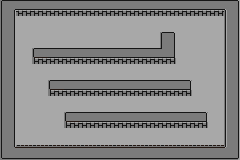

Tiled map render using the project's own tile images. Description and the whole map definition, tile-layer contents included, below:
An orthogonal 15x10 tile map with 16x16 px tiles, 1 tile layer (floor).

<map version="1.4" tiledversion="1.4.1" orientation="orthogonal" renderorder="right-down" width="15" height="10" tilewidth="16" tileheight="16" infinite="0" nextlayerid="2" nextobjectid="1">
 <tileset firstgid="1" name="tiles" tilewidth="16" tileheight="16" tilecount="16" columns="4">
  <image source="../../images/tilesets/tiles.png" width="64" height="64" />
 </tileset>
 <layer id="1" name="floor" width="15" height="10">
  <data encoding="csv">
1,2,2,2,2,2,2,2,2,2,2,2,2,2,3,
5,6,6,6,6,6,6,6,6,6,6,6,6,6,7,
5,6,6,6,6,6,6,6,6,6,12,6,6,6,7,
5,6,13,2,2,2,2,2,2,2,4,6,6,6,7,
5,6,6,6,6,6,6,6,6,6,6,6,6,6,7,
5,6,6,13,2,2,2,2,2,2,2,14,6,6,7,
5,6,6,6,6,6,6,6,6,6,6,6,6,6,7,
5,6,6,6,13,2,2,2,2,2,2,2,14,6,7,
5,6,6,6,6,6,6,6,6,6,6,6,6,6,7,
9,10,10,10,10,10,10,10,10,10,10,10,10,10,11
</data>
 </layer>
</map>
